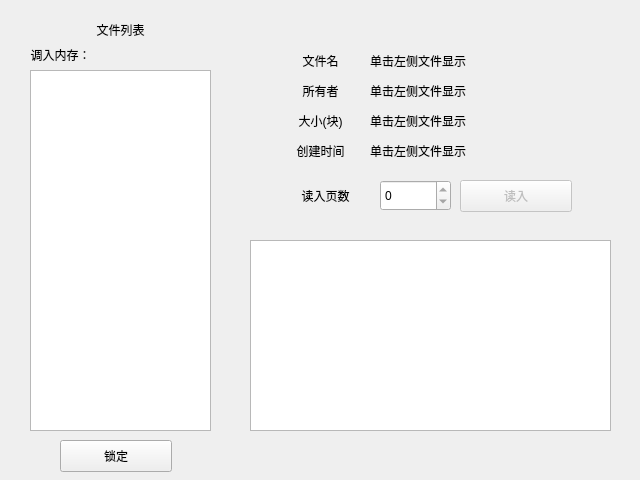
<?xml version="1.0" encoding="UTF-8"?>
<ui version="4.0">
 <class>window_exe_data</class>
 <widget class="QWidget" name="window_exe_data">
  <property name="geometry">
   <rect>
    <x>0</x>
    <y>0</y>
    <width>640</width>
    <height>480</height>
   </rect>
  </property>
  <property name="windowTitle">
   <string>Form</string>
  </property>
  <widget class="QListView" name="lv_fileList">
   <property name="geometry">
    <rect>
     <x>30</x>
     <y>70</y>
     <width>181</width>
     <height>361</height>
    </rect>
   </property>
  </widget>
  <widget class="QPushButton" name="btn_load">
   <property name="geometry">
    <rect>
     <x>60</x>
     <y>440</y>
     <width>112</width>
     <height>32</height>
    </rect>
   </property>
   <property name="text">
    <string>锁定</string>
   </property>
  </widget>
  <widget class="QLabel" name="label">
   <property name="geometry">
    <rect>
     <x>30</x>
     <y>20</y>
     <width>181</width>
     <height>20</height>
    </rect>
   </property>
   <property name="text">
    <string>文件列表</string>
   </property>
   <property name="alignment">
    <set>Qt::AlignCenter</set>
   </property>
  </widget>
  <widget class="QTextBrowser" name="tb_outputBuffer">
   <property name="geometry">
    <rect>
     <x>250</x>
     <y>240</y>
     <width>361</width>
     <height>191</height>
    </rect>
   </property>
   <property name="html">
    <string>&lt;!DOCTYPE HTML PUBLIC &quot;-//W3C//DTD HTML 4.0//EN&quot; &quot;http://www.w3.org/TR/REC-html40/strict.dtd&quot;&gt;
&lt;html&gt;&lt;head&gt;&lt;meta name=&quot;qrichtext&quot; content=&quot;1&quot; /&gt;&lt;style type=&quot;text/css&quot;&gt;
p, li { white-space: pre-wrap; }
&lt;/style&gt;&lt;/head&gt;&lt;body style=&quot; font-family:'.AppleSystemUIFont'; font-size:13pt; font-weight:400; font-style:normal;&quot;&gt;
&lt;p style=&quot;-qt-paragraph-type:empty; margin-top:0px; margin-bottom:0px; margin-left:0px; margin-right:0px; -qt-block-indent:0; text-indent:0px; font-family:'.AppleSystemUIFont';&quot;&gt;&lt;br /&gt;&lt;/p&gt;&lt;/body&gt;&lt;/html&gt;</string>
   </property>
  </widget>
  <widget class="QSpinBox" name="nb_pageNumber">
   <property name="geometry">
    <rect>
     <x>380</x>
     <y>180</y>
     <width>71</width>
     <height>31</height>
    </rect>
   </property>
   <property name="maximum">
    <number>0</number>
   </property>
  </widget>
  <widget class="QLabel" name="label_2">
   <property name="geometry">
    <rect>
     <x>270</x>
     <y>180</y>
     <width>111</width>
     <height>31</height>
    </rect>
   </property>
   <property name="text">
    <string>读入页数</string>
   </property>
   <property name="alignment">
    <set>Qt::AlignCenter</set>
   </property>
  </widget>
  <widget class="QPushButton" name="pushButton">
   <property name="enabled">
    <bool>false</bool>
   </property>
   <property name="geometry">
    <rect>
     <x>460</x>
     <y>180</y>
     <width>112</width>
     <height>32</height>
    </rect>
   </property>
   <property name="text">
    <string>读入</string>
   </property>
  </widget>
  <widget class="QLabel" name="label_3">
   <property name="geometry">
    <rect>
     <x>290</x>
     <y>50</y>
     <width>61</width>
     <height>21</height>
    </rect>
   </property>
   <property name="text">
    <string>文件名</string>
   </property>
   <property name="alignment">
    <set>Qt::AlignCenter</set>
   </property>
  </widget>
  <widget class="QLabel" name="text_fileName">
   <property name="geometry">
    <rect>
     <x>370</x>
     <y>50</y>
     <width>241</width>
     <height>21</height>
    </rect>
   </property>
   <property name="text">
    <string>单击左侧文件显示</string>
   </property>
  </widget>
  <widget class="QLabel" name="label_4">
   <property name="geometry">
    <rect>
     <x>290</x>
     <y>80</y>
     <width>61</width>
     <height>21</height>
    </rect>
   </property>
   <property name="text">
    <string>所有者</string>
   </property>
   <property name="alignment">
    <set>Qt::AlignCenter</set>
   </property>
  </widget>
  <widget class="QLabel" name="text_owner">
   <property name="geometry">
    <rect>
     <x>370</x>
     <y>80</y>
     <width>241</width>
     <height>21</height>
    </rect>
   </property>
   <property name="text">
    <string>单击左侧文件显示</string>
   </property>
  </widget>
  <widget class="QLabel" name="label_5">
   <property name="geometry">
    <rect>
     <x>290</x>
     <y>110</y>
     <width>61</width>
     <height>21</height>
    </rect>
   </property>
   <property name="text">
    <string>大小(块)</string>
   </property>
   <property name="alignment">
    <set>Qt::AlignCenter</set>
   </property>
  </widget>
  <widget class="QLabel" name="text_fileSize">
   <property name="geometry">
    <rect>
     <x>370</x>
     <y>110</y>
     <width>251</width>
     <height>21</height>
    </rect>
   </property>
   <property name="text">
    <string>单击左侧文件显示</string>
   </property>
  </widget>
  <widget class="QLabel" name="label_6">
   <property name="geometry">
    <rect>
     <x>290</x>
     <y>140</y>
     <width>61</width>
     <height>21</height>
    </rect>
   </property>
   <property name="text">
    <string>创建时间</string>
   </property>
   <property name="alignment">
    <set>Qt::AlignCenter</set>
   </property>
  </widget>
  <widget class="QLabel" name="text_createTime">
   <property name="geometry">
    <rect>
     <x>370</x>
     <y>140</y>
     <width>241</width>
     <height>21</height>
    </rect>
   </property>
   <property name="text">
    <string>单击左侧文件显示</string>
   </property>
  </widget>
  <widget class="QLabel" name="label_7">
   <property name="geometry">
    <rect>
     <x>20</x>
     <y>39</y>
     <width>81</width>
     <height>31</height>
    </rect>
   </property>
   <property name="text">
    <string>调入内存：</string>
   </property>
   <property name="alignment">
    <set>Qt::AlignCenter</set>
   </property>
  </widget>
  <widget class="QLabel" name="text_loadFiles">
   <property name="geometry">
    <rect>
     <x>100</x>
     <y>40</y>
     <width>81</width>
     <height>31</height>
    </rect>
   </property>
   <property name="text">
    <string/>
   </property>
   <property name="alignment">
    <set>Qt::AlignCenter</set>
   </property>
  </widget>
 </widget>
 <resources/>
 <connections/>
</ui>
